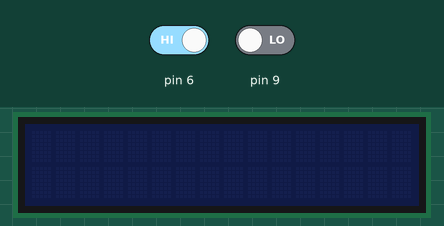
Bench run of a sketch on a simulated Arduino Uno, built with avr-gcc and run on an emulated ATmega328P. Parts: 16×2 character LCD. The inputs (shaded band) are chosen by the test bench; at power-on: pin 6 HIGH, pin 9 LOW. What the sketch prints to the serial monitor is not drawn.

Above: at 3.8 s.
3.9 s: pin 6 driven LOW
At 4.4 s:
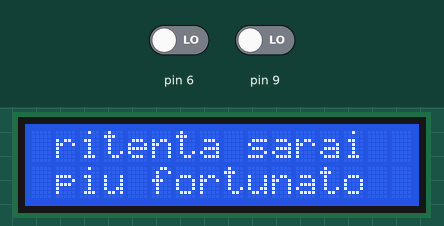
5.5 s: pin 9 driven HIGH
At 7.3 s:
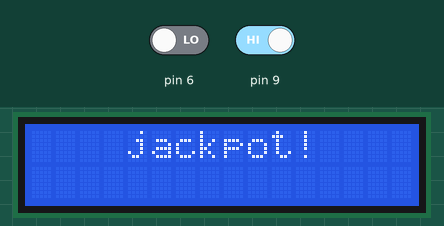
9.7 s: pin 9 driven LOW
Timing chart, 0 to 12.7 s (numbered marks = the images above; inputs shaded):
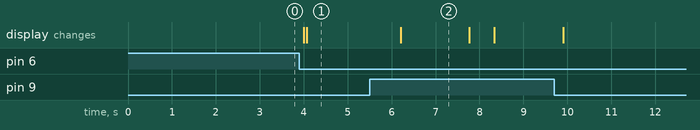

Measured:
- after the input at 3.9 s, the display: first changes after 0.10 s (image 1 shows a later state)
- after the input at 5.5 s, the display: changes after 0.70 s (image 2)
- what the display in image 2 shows lasts 1.6 s, from 6.2 s to 7.8 s

The sketch:

Slot-machine-2_arduino.ino
```cpp
//      ▂▃▄▅▆▇█▓▒░SLOT MACHINE░▒▓█▇▆▅▄▃▂
//
//     Progetto ideato e realizzato da Emilio Tulli
//
//  Realizzazione di una slot machine utilizzando display a
//   7 segmenti, display lcd 16x2 e registri a scorrimento
//
//  collegmento primo integrato:(fili arancioni)
//
//  pin 1) segmento b del primo display a 7 segmenti
//  pin 2) segmento c
//  pin 3) segmento d
//  pin 4) segmento e
//  pin 5) segmento f
//  pin 6) segmento g
//  pin 7) vuoto
//  pin 8) gnd
//  pin 9) vuoto
//  pin 10) vcc
//  pin 11) pin 2 di arduino
//  pin 12) pin A1 di arduino
//  pin 13) gnd
//  pin 14) pin A0 di arduino
//  pin 15) segmento a
//  pin 16) vcc
//
//  collegamento secondo integrato:(fili gialli)
//
//  uguale al precedente tranne i pin 11 12 e 14
//
//  pin 11) pin 5 di arduino
//  pin 12) pin 4 di arduino
//  pin 14) pin 3 di arduino
//
//  collegamento terzo integrato:(fili verdi)
//
//  uguale al precedente tranne i pin 11 12 e 14
//
//  pin 11) pin 8 di arduino
//  pin 12) pin 7 di arduino
//  pin 14) pin 6 di arduino
//
//  collegamento quarto integrato:(fili azzurri)
//
//  uguale al precedente tranne i pin 11 12 e 14
//
//  pin 11) pin 11 di arduino
//  pin 12) pin 10 di arduino
//  pin 14) pin 9 di arduino
//
//
//  collegare il pulsante al pin 12 di arduino
//
//  collegare il terzo e l'ottavo pin al gnd su tutti i display a 7 segmenti
//
//  collegamenti display lcd:
//
//  pin RS al pin 12 di arduino
//  pin Enable al pin 11 di aruino
//  pin D4 al pin 5 di aruino
//  pin D5 al pin 4 di aruino
//  pin D6 al pin 3 di aruino
//  pin D7 al pin 2 di aruino
//  pin R/W a gnd
//  pin VSS a gnd
//  pin VCC a vcc
//
//  collegamento potenziometro:
//
//  estremità vcc e gnd
//  morsetto centrale al pin VO del display (pin 3)
//
//      ▂▃▅▆▇█ █ █ █ █ █ █ █ █ █ █ █ █▇▆▅▃▂


//includo la libreria per il display
#include <LiquidCrystal.h>

//inizializzo la libreria dicendo su quali pin è collegato il display
LiquidCrystal lcd(12, 11, 5, 4, 3, 2);

void jackpot(){//subroutine per quando si fa jackpot
lcd.begin(16, 2);//imposto il numero di righe e colonne
  lcd.print("    jackpot!");//scrivo il messaggio sul display usando gli spazi per centrarlo
  delay(500);// aspetto nezzo secondo
}

void ritenta (){//subroutine per quando si perde
  lcd.begin(16, 2);//imposto il numero di righe e colonne
  lcd.print(" ritenta sarai                           piu fortunato");//scrivo il messaggio sul display usando gli spazi per centrarlo
  delay(500);
}


void setup() {

  Serial.begin(9600);//inizializzo la porta seriale

}

void loop() {

//  lcd.clear();//cancella tutto sul display lcd e posiziona il cursore il alto a sinistra
  delay(1000);//aspetto 10 secondi

int val = digitalRead(6);//controllo lo stato del pin e lo assegno a una variabile

  if(val == LOW){//se il pin ha valore logico basso

    ritenta();//eseguo la subroutine ritenta
    Serial.write("ritenta");//scrivo ritenta sulla porta seriale

  }

int val2 = digitalRead(9);//controllo lo stato del pin e lo assegno a una variabile

  if(val2 == HIGH){//se il pin ha valore logico alto

    jackpot();//esegue la subroutine jackpot
    Serial.write("jackpot");//scrivo jackpot sulla porta seriale

  }
}
```
